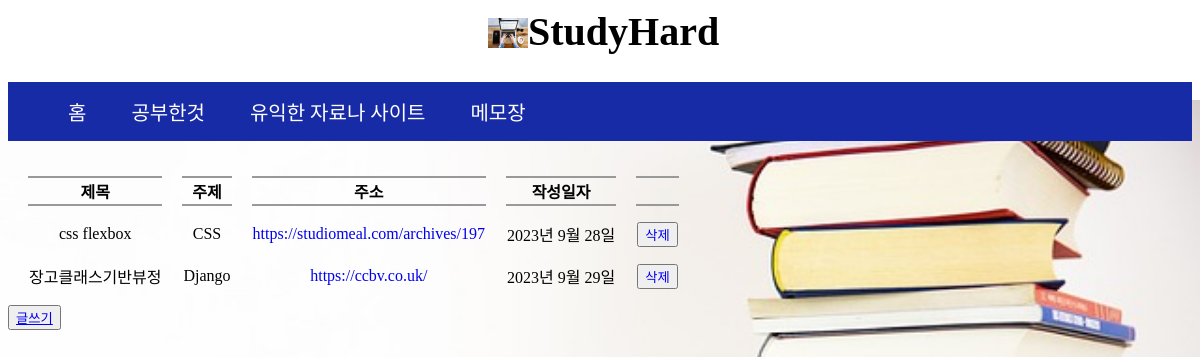
Screenshot of /refer/ with the database file from the repository.
### blog/models.py (models this page shows, shortened)
class Reference(models.Model):
    title = models.CharField(max_length=15)
    subject = models.CharField(max_length=15)
    address = models.URLField()
    created_at = models.DateField(auto_now_add=True)

### blog/views.py (the view)
class ReferList(ListView):
    model = Reference
    template_name = 'blog/refer_list.html'
    context_object_name = 'post_list'

### templates/blog/refer_list.html (shortened to what this page needs)
{% extends 'blog/base.html' %}
{% load static %}
{% block head %}
    <link rel="stylesheet" type="text/css" href="{% static 'css/refer_list.css' %}">
{% endblock %}
{% block body %}
    <table>
        <tr>
            <th>제목</th>
            <th>주제</th>
            <th>주소</th>
            <th>작성일자</th>
            <th></th>
        </tr>
        {% for post in post_list %}
            <tr>
                <td>{{ post.title }}</td>
                <td>{{ post.subject }}</td>
                <td><a href="{{ post.address }}">{{ post.address }}</a></td>
                <td>{{ post.created_at }}</td>
                <td><button><a href="{% url 'blog:refer-delete' post.pk %}">삭제</a></button></td>
            </tr>
        {% endfor %}
    </table>
    <button><a href="{% url 'blog:refer-create' %}">글쓰기</a></button>
{% endblock %}

### static/css/base.css (style rules this page uses)
body { background-image: url("../img/background.jpg "); background-repeat: no-repeat; background-size:cover; background-position: left 100px; }

### static/css/refer_list.css (style rules this page uses)
table { border-collapse: separate; border-spacing:20px 15px; text-align: center; }
th { border-width: 2px; border-bottom-style: solid; border-top-style: solid; border-color: #999999; }
td a { text-decoration: none; }

### rows the page displays
Reference: title "css flexbox", subject "CSS", address "https://studiomeal.com/archives/197", created_at "2023년 9월 28일"
Reference: title "장고클래스기반뷰정", subject "Django", address "https://ccbv.co.uk/", created_at "2023년 9월 29일"
